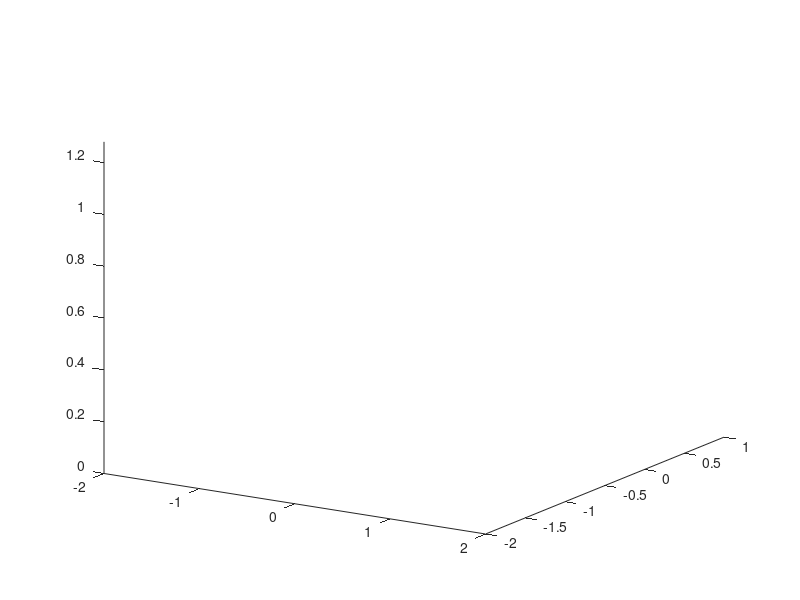

MATLAB code for this plot: (Note: this script raises an error after producing the figure.)
clc
clf
hold on 
clear all
view(32,19)
camlight;
axis ([-2 2 -2 1 0 1.28]);



 ur3 = UR3();

q1 = [1.5708   -1.5708         0   -1.5709    3.1416        -1.5708];

ur3.model.animate(q1);


kuka = KUKA(); 

hand = Hand();
hand.model.base = transl(1.5,0,0.6)*trotx(-pi/2)*trotz(pi);
hand.model.animate(hand.model.base);

view(32,19)

surf([1,1;-1,-1],[0.99,0.99;0.99,0.99],[0.5,1.28;0.5,1.28],'CData',imread('barwall.jpg'),'FaceColor','texturemap');
surf([-3,-3;+3,+3],[-3,+3;-3,+3],[0.001,0.001;0.001,0.001],'CData',imread('woodfloor.png'),'FaceColor','texturemap');
surf([2,2;-2,-2],[1,1;1,1],[0,1.28;0,1.28],'CData',imread('woodfloor.png'),'FaceColor','texturemap');                                        %Spawn in bar
                                       %Spawn in bench
PlaceObject('safetyfence.ply', [1,0,0]);                                    %Spawn in safety fences
PlaceObject('safetyfence.ply', [-1,0,0]);
PlaceObject('UR3Box.ply',[-0.55,-0.5,0]);                                   %Spawn in UR3 box stand     
PlaceObject('SafetyButton.ply',[-1,-0.75,0.55]);                            %Spawn in safety button
PlaceObject('Cup1.ply',[-0.5,0.7,0.5]);                                     %Spawn in decorative stack of cups in the bar
PlaceObject('Cup1.ply',[-0.6,0.7,0.5]);
PlaceObject('Cup1.ply',[-0.4,0.7,0.5]);
PlaceObject('Cup1.ply',[-0.55,0.7,0.65]);
PlaceObject('Cup1.ply',[-0.45,0.7,0.65]);
PlaceObject('Cup1.ply',[-0.5,0.7,0.8]);
PlaceObject('aid.ply',[1.35,0.6,0]);
PlaceObject('fire.ply',[-1.45,0.8,0]);
PlaceObject('sign1.ply',[1.04,0,0.5]);
PlaceObject('sign.ply',[-1.04,0,0.5]);
PlaceObject('seccy.ply',[-1.55,-0.85,0]);


Bar = PlaceObject('bar.ply'); 
vertices = get(Bar,'Vertices');

BartransformedVertices = [vertices,ones(size(vertices,1),1)] * transl(0,-0.7,0)';   %Method taken from Canvas
set(Bar,'Vertices',BartransformedVertices(:,1:3));

Bench = PlaceObject('Bench.ply'); 
vertices = get(Bench,'Vertices');

BenchtransformedVertices = [vertices,ones(size(vertices,1),1)] * transl(0,0.7,0)';   %Method taken from Canvas
set(Bench,'Vertices',BenchtransformedVertices(:,1:3));

Sprite_h = PlaceObject('Sprite.ply');                                       %Spawn in bottle of sprite as a mixer
vertices = get(Sprite_h,'Vertices');

transformedVertices = [vertices,ones(size(vertices,1),1)] * transl(0.2,0.7,0.5)';   %Method taken from Canvas
set(Sprite_h,'Vertices',transformedVertices(:,1:3));

Coke_h = PlaceObject('Coke1.ply');                                          %Spawn in bottle of coke as a mixer
vertices = get(Coke_h,'Vertices');

transformedVertices = [vertices,ones(size(vertices,1),1)] * transl(0.3,0.7,0.5)';
set(Coke_h,'Vertices',transformedVertices(:,1:3));

drink_h = PlaceObject('cocktailshaker.ply');                                        %Spawn in Vodka as an alcoholic beverage
vertices = get(drink_h ,'Vertices');

transformedVertices = [vertices,ones(size(vertices,1),1)] * transl(-0.5,-0.7,0.55)';
set(drink_h,'Vertices',transformedVertices(:,1:3));

Vodka_h = PlaceObject('Vodka1.ply');                                        %Spawn in Vodka as an alcoholic beverage
vertices = get(Vodka_h,'Vertices');

transformedVertices = [vertices,ones(size(vertices,1),1)] * transl(0.6,0.7,0.5)';
set(Vodka_h,'Vertices',transformedVertices(:,1:3));

Rum_h = PlaceObject('Rum.ply');                                             %Spawn in Rum as an alcoholic beverage
vertices = get(Rum_h,'Vertices');

transformedVertices = [vertices,ones(size(vertices,1),1)] * transl(0.5,0.7,0.5)';
set(Rum_h,'Vertices',transformedVertices(:,1:3));

[v,f,fn] = RectangularPrism([-1,-0.6,0.55], [1,0.9,1.1]); %Spawns in environments light curtains / sensors


Skynet_GUI;

%% Image Based Visual Servoing

clc 
clf 
clear all 
hold on
bot = UR3();
bot.model.base = transl(-0.318,0.112,0.3);
qU = [0, -pi/2, deg2rad(79), deg2rad(-125), pi/2, 0];
pStar = [512;643.25];

r = KUKA();



qK = [-pi/2; pi/4; -pi/4; 0; 0; 0];
bot.model.animate(qU);
r.model.animate(qK');

        m = bot.model.getpos();
        P = bot.model.fkine(m);
        P = P(1:3,4);


        
cam = CentralCamera('focal', 0.08, 'pixel', 10e-5, ...
'resolution', [1024 1024], 'centre', [512 512],'name', 'KUKAcamera');

% frame rate
fps = 25;

%Define values
%gain of the controler
lambda = 0.6;
%depth of the IBVS
depth = mean (P(1,:));





vel_p = [];
uv_p = [];
history = [];

 

[ikPath] = RMRCTraj(bot);

        
        for i = 1:size(ikPath,1)
         
        Tc0= r.model.fkine(qK);


cam.T = Tc0;

% Display points in 3D and the camera
cam.plot_camera('Tcam',Tc0, 'label','scale',0.15);

p = cam.plot(P, 'Tcam', Tc0);

%camera view and plotting
cam.clf()
cam.plot(pStar, '*'); % create the camera view
cam.hold(true);
cam.plot(P, 'Tcam', Tc0, 'o'); % create the camera view

cam.hold(true);
cam.plot(P);     
        
        
        bot.model.animate(ikPath(i,:));
        
        
        m = bot.model.getpos();
        P = bot.model.fkine(m);
        P = P(1:3,4);
        sphere_h = plot_sphere(P, 0.05, 'b');
        
        drawnow();
        pause(0.01);
        
        
          % compute the view of the camera
        uv = cam.plot(P);
        
        % compute image plane error as a column
        e = pStar-uv;   % feature error
        e = e(:);
        Zest = [];
        
        % compute the Jacobian
        if isempty(depth)
            % exact depth from simulation (not possible in practice)
            pt = homtrans(inv(Tcam), P);
            J = cam.visjac_p(uv, pt(3,:) );
        elseif ~isempty(Zest)
            J = cam.visjac_p(uv, Zest);
        else
            J = cam.visjac_p(uv, depth );
        end

        % compute the velocity of camera in camera frame
        try
            v = lambda * pinv(J) * e;
        catch
            status = -1;
            return
        end
        fprintf('v: %.3f %.3f %.3f %.3f %.3f %.3f\n', v);

        %compute robot's Jacobian and inverse
        J2 = r.model.jacobn(qK);
        Jinv = pinv(J2);
        % get joint velocities
        qp = Jinv*v;

         
         %Maximum angular velocity cannot exceed 180 degrees/s
         ind=find(qp>pi);
         if ~isempty(ind)
             qp(ind)=pi;
         end
         ind=find(qp<-pi);
         if ~isempty(ind)
             qp(ind)=-pi;
         end

        %Update joints 
        qM = qK + (1/fps)*qp;
        r.model.animate(qM');

        %Get camera location
        Tc = r.model.fkine(qM);
        cam.T = Tc;

        drawnow
        
        % update the history variables
        hist.uv = uv(:);
        vel = v;
        hist.vel = vel;
        hist.e = e;
        hist.en = norm(e);
        hist.jcond = cond(J);
        hist.Tcam = Tc;
        hist.vel_p = vel;
        hist.uv_p = uv;
        hist.qp = qp;
        hist.qM = qM;

        history = [history hist];

        
        
        %update current joint position
        qK = qM;

        end
